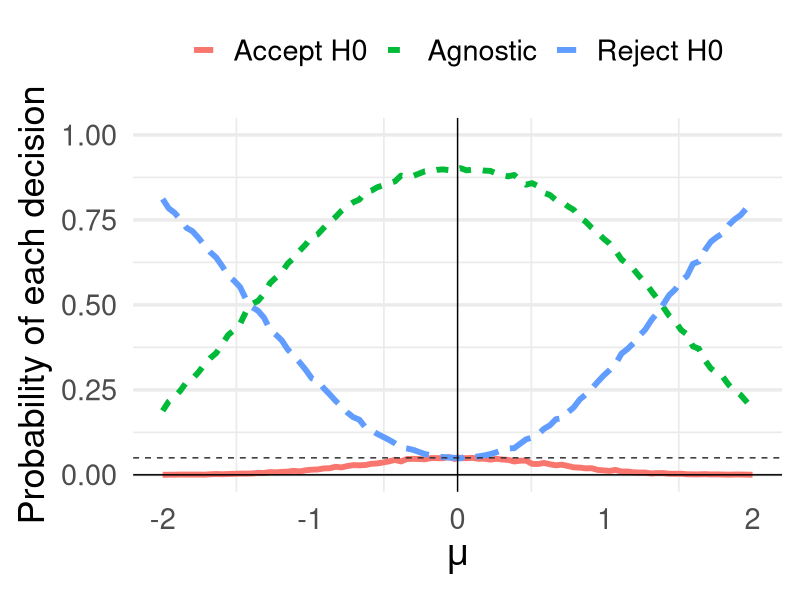
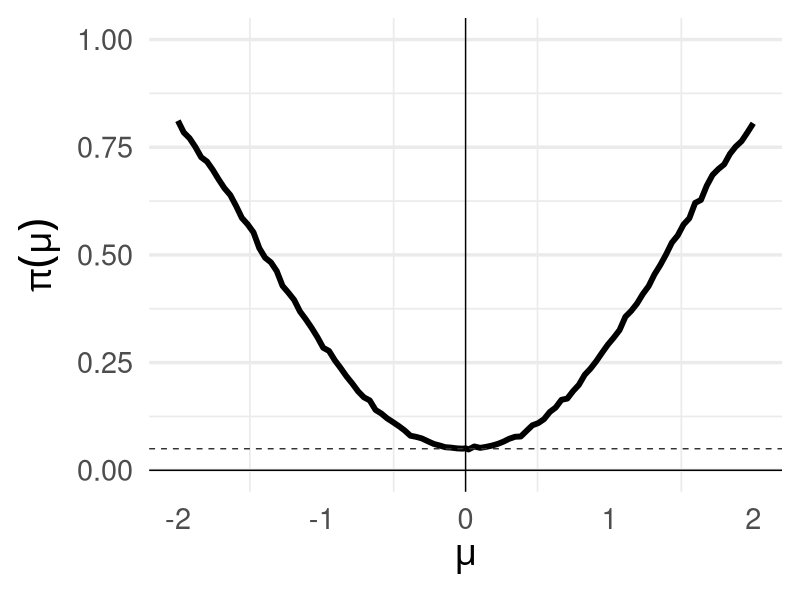
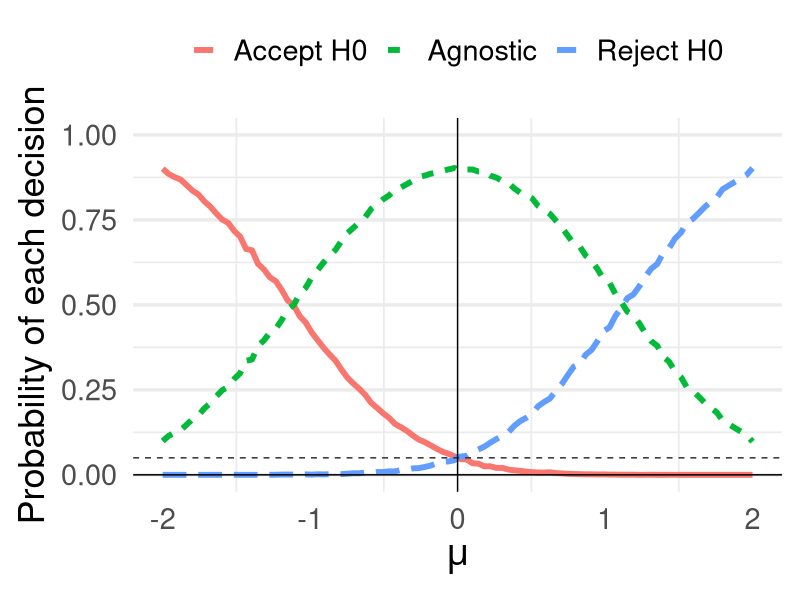
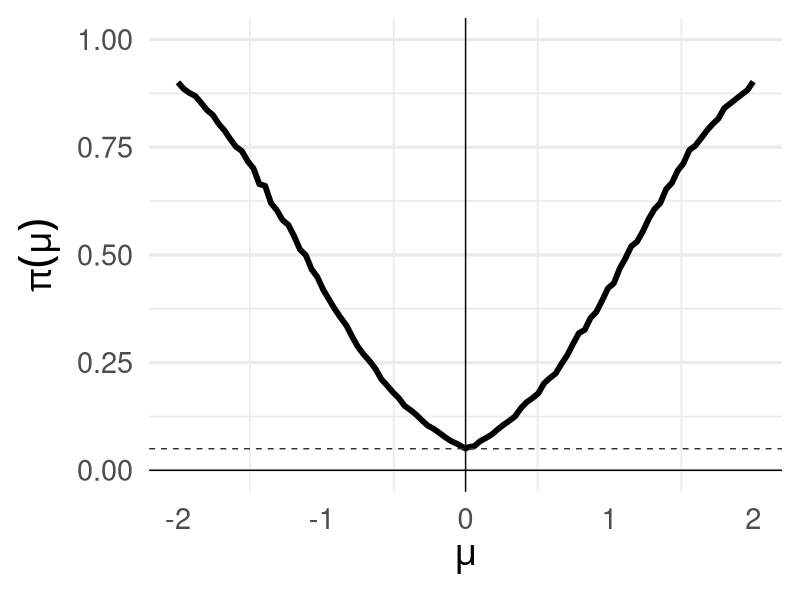

Source code (R) for these figures, in order:
agnostic.t.test <- function(x, alternative = "two.sided", mu0 = 0, alpha = 0.05, beta = 0.05) {
  t = ((mean(x) - mu0)/(sd(x)/sqrt(length(x))))
  if(alternative == "two.sided") {
    c0 <- qt(alpha/2, df = length(x)-1, lower.tail = FALSE)
    c1 <- qt((1-beta)/2, df = length(x)-1, lower.tail = FALSE)
    if(abs(t) >= c0) 
      decision <- "Reject H0"
    else if(abs(t) <= c1)
      decision <- "Accept H0"
    else
      decision <- "Agnostic"
    return(list(decision = decision, limits = c(c1,c0), abs.test.statistic = abs(t)))
  } else if(alternative == "less") {
    c0 <- qt(alpha, df = length(x)-1, lower.tail = FALSE)
    c1 <- qt(1-beta, df = length(x)-1, lower.tail = FALSE)
    if(t >= c0) 
      decision <- "Reject H0"
    else if(t <= c1)
      decision <- "Accept H0"
    else
      decision <- "Agnostic"
    return(list(decision = decision, limits = c(c1,c0), test.statistic = t))
  } else if(alternative == "greater") {
    c0 <- qt(alpha, df = length(x)-1, lower.tail = FALSE)
    c1 <- qt(1-beta, df = length(x)-1, lower.tail = FALSE)
    if(t >= c0) 
      decision <- "Accept H0"
    else if(t <= c1)
      decision <- "Reject H0"
    else
      decision <- "Agnostic"
    return(list(decision = decision, limits = c(c1,c0), test.statistic = t))
  } else
    stop("invalid alternative parameter, use one of 'two.sided','less' or 'greater'")
}


n=10
mu.grid=seq(-2,2,length.out = 100)
mu.grid=sort(c(mu.grid,0))
B=10000
decision=matrix(NA,length(mu.grid),B)
for(i in 1:length(mu.grid))
{
  print(i/length(mu.grid))
  for(b in 1:B)  
  {
    decision[i,b]=agnostic.t.test(rnorm(n,mean = mu.grid[i],2))$decision
  }
}

power1=apply(decision[mu.grid==0,,drop=F],1,function(x)
{
  mean(x=="Accept H0")
})
power2=apply(decision[mu.grid!=0,],1,function(x)
{
  mean(x=="Reject H0")
})

power.data=as.data.frame(cbind(mu.grid,c(power1,power2)))
names(power.data)=c("mu.grid","Power")
power.data[mu.grid==0,"Power"]=power1
power.data[mu.grid!=0,"Power"]=power2


decisions.names=c("Agnostic","Reject H0","Accept H0")
probability.decisions=t(apply(decision,1,function(x)
{
  return(apply(as.matrix(decisions.names),1,function(y)
  {
    mean(x==y)
  }))
}))
colnames(probability.decisions)=decisions.names
probability.decisions=cbind(mu.grid,as.data.frame(probability.decisions))

library(tidyr)
probability.decisions=gather(probability.decisions,"Decision","Probability",Agnostic:`Accept H0`)

library(ggplot2)
theme = theme_set(theme_minimal(base_size = 26))
theme = theme_update(legend.position="top", legend.title=element_blank(),panel.grid.major.x=element_blank())


pdf("t_two_sided.pdf")

ggplot()+geom_line(data=probability.decisions,aes(x=mu.grid,y=Probability,linetype=Decision,color=Decision),size=2)+
  geom_hline(yintercept = 0.05,linetype=2,color="grey20")+xlab(expression(mu))+geom_vline(xintercept = 0)+ylab("Probability of each decision")+
  geom_hline(yintercept = 0.0)+ylim(c(0,1))



ggplot()+geom_line(data=power.data,aes(x=mu.grid,y=Power),size=2)+
  geom_hline(yintercept = 0.05,linetype=2,color="grey20")+xlab(expression(mu))+
  geom_vline(xintercept = 0)+ylab(expression(pi(mu)))+
  geom_hline(yintercept = 0.0)+ylim(c(0,1))

dev.off()




n=10
mu.grid=seq(-2,2,length.out = 100)
mu.grid=sort(c(mu.grid,0))
B=10000
decision=matrix(NA,length(mu.grid),B)
for(i in 1:length(mu.grid))
{
  print(i/length(mu.grid))
  for(b in 1:B)  
  {
    decision[i,b]=agnostic.t.test(rnorm(n,mean = mu.grid[i],2),alternative = "less")$decision
  }
}

power1=apply(decision[mu.grid<=0,,drop=F],1,function(x)
{
  mean(x=="Accept H0")
})
power2=apply(decision[mu.grid>0,],1,function(x)
{
  mean(x=="Reject H0")
})

power.data=as.data.frame(cbind(mu.grid,c(power1,power2)))
names(power.data)=c("mu.grid","Power")
power.data[mu.grid<=0,"Power"]=power1
power.data[mu.grid>0,"Power"]=power2

decisions.names=c("Agnostic","Reject H0","Accept H0")
probability.decisions=t(apply(decision,1,function(x)
{
  return(apply(as.matrix(decisions.names),1,function(y)
  {
    mean(x==y)
  }))
}))
colnames(probability.decisions)=decisions.names
probability.decisions=cbind(mu.grid,as.data.frame(probability.decisions))

library(tidyr)
probability.decisions=gather(probability.decisions,"Decision","Probability",Agnostic:`Accept H0`)

library(ggplot2)
theme = theme_set(theme_minimal(base_size = 26))
theme = theme_update(legend.position="top", legend.title=element_blank(),panel.grid.major.x=element_blank())


pdf("t_greater.pdf")

ggplot()+geom_line(data=probability.decisions,aes(x=mu.grid,y=Probability,linetype=Decision,color=Decision),size=2)+
  geom_hline(yintercept = 0.05,linetype=2,color="grey20")+xlab(expression(mu))+geom_vline(xintercept = 0)+ylab("Probability of each decision")+
  geom_hline(yintercept = 0.0)+ylim(c(0,1))



ggplot()+geom_line(data=power.data,aes(x=mu.grid,y=Power),size=2)+
  geom_hline(yintercept = 0.05,linetype=2,color="grey20")+xlab(expression(mu))+
  geom_vline(xintercept = 0)+ylab(expression(pi(mu)))+
  geom_hline(yintercept = 0.0)+ylim(c(0,1))

dev.off()
